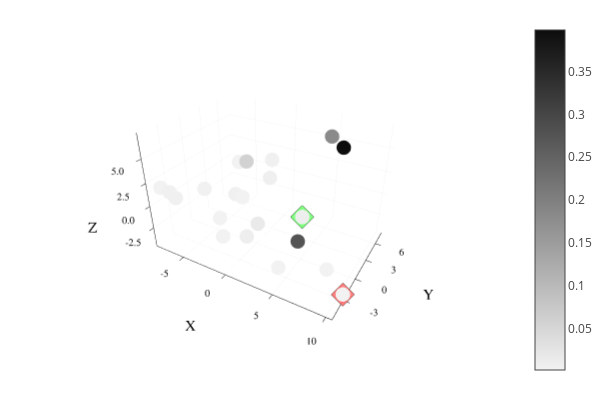

Here is the notebook cell this chart was saved with:
### Markdown cell above
#### Plot PCA with 3 components X,Y,Z-axes, and occupancy density as color

### Code cell
# 3D
plotlyjs()
plot()

scatter!(X,Y,Z,zcolor=occp,m=cgrad(:grays,rev=true),markerstrokewidth=0,markersize=2.5,legend=false)

plot!([X[1]],[Y[1]],[Z[1]], seriestype = :scatter, markersize=3,
        color=palette(:lighttest)[4],markershape=:diamond,opacity=0.8) # Green for Si
plot!([X[end]],[Y[end]],[Z[end]], seriestype = :scatter, markersize=3,
        color=palette(:lighttest)[7],markershape=:diamond,opacity=0.8) # Red for Sf

xlims!(minimum(X)*1.01,maximum(X)*1.01) 
ylims!(minimum(Y)*1.01,maximum(Y)*1.01)
zlims!(minimum(Z)*1.01,maximum(Z)*1.01)

plot!(xlabel="X", ylabel="Y", zlabel = "Z")

### Figure 1 — Plotly figure (JSON) as saved in the notebook; plotly's stock layout.template omitted (floating-point values rounded to 4 significant figures)
{"data": [{"colorbar": {"title": ""}, "legendgroup": "y1", "marker": {"color": "rgba(238, 238, 238, 1.000)", "line": {"color": "rgba(0, 0, 0, 1.000)", "width": 0}, "size": 5, "symbol": "circle"}, "mode": "markers", "name": "y1", "scene": "scene", "showlegend": true, "type": "scatter3d", "x": [4.648], "xaxis": "x", "y": [0.7328], "yaxis": "y", "z": [-0.3678], "zaxis": "z", "zmax": 0.3984, "zmin": 0.001972}, {"colorbar": {"title": ""}, "legendgroup": "y1", "marker": {"color": "rgba(241, 241, 241, 1.000)", "line": {"color": "rgba(0, 0, 0, 1.000)", "width": 0}, "size": 5, "symbol": "circle"}, "mode": "markers", "name": "y1", "scene": "scene", "showlegend": false, "type": "scatter3d", "x": [-2.655], "xaxis": "x", "y": [-4.124], "yaxis": "y", "z": [2.993], "zaxis": "z", "zmax": 0.3984, "zmin": 0.001972}, {"colorbar": {"title": ""}, "legendgroup": "y1", "marker": {"color": "rgba(242, 242, 242, 1.000)", "line": {"color": "rgba(0, 0, 0, 1.000)", "width": 0}, "size": 5, "symbol": "circle"}, "mode": "markers", "name": "y1", "scene": "scene", "showlegend": false, "type": "scatter3d", "x": [-2.656], "xaxis": "x", "y": [1.283], "yaxis": "y", "z": [3.296], "zaxis": "z", "zmax": 0.3984, "zmin": 0.001972}, {"colorbar": {"title": ""}, "legendgroup": "y1", "marker": {"color": "rgba(242, 242, 242, 1.000)", "line": {"color": "rgba(0, 0, 0, 1.000)", "width": 0}, "size": 5, "symbol": "circle"}, "mode": "markers", "name": "y1", "scene": "scene", "showlegend": false, "type": "scatter3d", "x": [-3.743], "xaxis": "x", "y": [3.156], "yaxis": "y", "z": [-2.018], "zaxis": "z", "zmax": 0.3984, "zmin": 0.001972}, {"colorbar": {"title": ""}, "legendgroup": "y1", "marker": {"color": "rgba(238, 238, 238, 1.000)", "line": {"color": "rgba(0, 0, 0, 1.000)", "width": 0}, "size": 5, "symbol": "circle"}, "mode": "markers", "name": "y1", "scene": "scene", "showlegend": false, "type": "scatter3d", "x": [-0.8464], "xaxis": "x", "y": [-0.513], "yaxis": "y", "z": [-3.867], "zaxis": "z", "zmax": 0.3984, "zmin": 0.001972}, {"colorbar": {"title": ""}, "legendgroup": "y1", "marker": {"color": "rgba(234, 234, 234, 1.000)", "line": {"color": "rgba(0, 0, 0, 1.000)", "width": 0}, "size": 5, "symbol": "circle"}, "mode": "markers", "name": "y1", "scene": "scene", "showlegend": false, "type": "scatter3d", "x": [0.04328], "xaxis": "x", "y": [0.2076], "yaxis": "y", "z": [-2.424], "zaxis": "z", "zmax": 0.3984, "zmin": 0.001972}, {"colorbar": {"title": ""}, "legendgroup": "y1", "marker": {"color": "rgba(84, 84, 84, 1.000)", "line": {"color": "rgba(0, 0, 0, 1.000)", "width": 0}, "size": 5, "symbol": "circle"}, "mode": "markers", "name": "y1", "scene": "scene", "showlegend": false, "type": "scatter3d", "x": [7.183], "xaxis": "x", "y": [-5.388], "yaxis": "y", "z": [1.848], "zaxis": "z", "zmax": 0.3984, "zmin": 0.001972}, {"colorbar": {"title": ""}, "legendgroup": "y1", "marker": {"color": "rgba(210, 210, 210, 1.000)", "line": {"color": "rgba(0, 0, 0, 1.000)", "width": 0}, "size": 5, "symbol": "circle"}, "mode": "markers", "name": "y1", "scene": "scene", "showlegend": false, "type": "scatter3d", "x": [2.634], "xaxis": "x", "y": [-5.224], "yaxis": "y", "z": [7.418], "zaxis": "z", "zmax": 0.3984, "zmin": 0.001972}, {"colorbar": {"title": ""}, "legendgroup": "y1", "marker": {"color": "rgba(240, 240, 240, 1.000)", "line": {"color": "rgba(0, 0, 0, 1.000)", "width": 0}, "size": 5, "symbol": "circle"}, "mode": "markers", "name": "y1", "scene": "scene", "showlegend": false, "type": "scatter3d", "x": [-5.819], "xaxis": "x", "y": [-5.229], "yaxis": "y", "z": [2.259], "zaxis": "z", "zmax": 0.3984, "zmin": 0.001972}, {"colorbar": {"title": ""}, "legendgroup": "y1", "marker": {"color": "rgba(13, 13, 13, 1.000)", "line": {"color": "rgba(0, 0, 0, 1.000)", "width": 0}, "size": 5, "symbol": "circle"}, "mode": "markers", "name": "y1", "scene": "scene", "showlegend": false, "type": "scatter3d", "x": [5.504], "xaxis": "x", "y": [8.042], "yaxis": "y", "z": [4.029], "zaxis": "z", "zmax": 0.3984, "zmin": 0.001972}, {"colorbar": {"title": ""}, "legendgroup": "y1", "marker": {"color": "rgba(138, 138, 138, 1.000)", "line": {"color": "rgba(0, 0, 0, 1.000)", "width": 0}, "size": 5, "symbol": "circle"}, "mode": "markers", "name": "y1", "scene": "scene", "showlegend": false, "type": "scatter3d", "x": [5.084], "xaxis": "x", "y": [5.626], "yaxis": "y", "z": [6.016], "zaxis": "z", "zmax": 0.3984, "zmin": 0.001972}, {"colorbar": {"title": ""}, "legendgroup": "y1", "marker": {"color": "rgba(239, 239, 239, 1.000)", "line": {"color": "rgba(0, 0, 0, 1.000)", "width": 0}, "size": 5, "symbol": "circle"}, "mode": "markers", "name": "y1", "scene": "scene", "showlegend": false, "type": "scatter3d", "x": [-1.942], "xaxis": "x", "y": [6.049], "yaxis": "y", "z": [-0.5104], "zaxis": "z", "zmax": 0.3984, "zmin": 0.001972}, {"colorbar": {"title": ""}, "legendgroup": "y1", "marker": {"color": "rgba(240, 240, 240, 1.000)", "line": {"color": "rgba(0, 0, 0, 1.000)", "width": 0}, "size": 5, "symbol": "circle"}, "mode": "markers", "name": "y1", "scene": "scene", "showlegend": false, "type": "scatter3d", "x": [-2.497], "xaxis": "x", "y": [7.492], "yaxis": "y", "z": [0.9616], "zaxis": "z", "zmax": 0.3984, "zmin": 0.001972}, {"colorbar": {"title": ""}, "legendgroup": "y1", "marker": {"color": "rgba(240, 240, 240, 1.000)", "line": {"color": "rgba(0, 0, 0, 1.000)", "width": 0}, "size": 5, "symbol": "circle"}, "mode": "markers", "name": "y1", "scene": "scene", "showlegend": false, "type": "scatter3d", "x": [-6.996], "xaxis": "x", "y": [-3.436], "yaxis": "y", "z": [0.3576], "zaxis": "z", "zmax": 0.3984, "zmin": 0.001972}, {"colorbar": {"title": ""}, "legendgroup": "y1", "marker": {"color": "rgba(240, 240, 240, 1.000)", "line": {"color": "rgba(0, 0, 0, 1.000)", "width": 0}, "size": 5, "symbol": "circle"}, "mode": "markers", "name": "y1", "scene": "scene", "showlegend": false, "type": "scatter3d", "x": [-6.507], "xaxis": "x", "y": [5.713], "yaxis": "y", "z": [-3.773], "zaxis": "z", "zmax": 0.3984, "zmin": 0.001972}, {"colorbar": {"title": ""}, "legendgroup": "y1", "marker": {"color": "rgba(242, 242, 242, 1.000)", "line": {"color": "rgba(0, 0, 0, 1.000)", "width": 0}, "size": 5, "symbol": "circle"}, "mode": "markers", "name": "y1", "scene": "scene", "showlegend": false, "type": "scatter3d", "x": [-1.738], "xaxis": "x", "y": [-3.438], "yaxis": "y", "z": [-0.1877], "zaxis": "z", "zmax": 0.3984, "zmin": 0.001972}, {"colorbar": {"title": ""}, "legendgroup": "y1", "marker": {"color": "rgba(242, 242, 242, 1.000)", "line": {"color": "rgba(0, 0, 0, 1.000)", "width": 0}, "size": 5, "symbol": "circle"}, "mode": "markers", "name": "y1", "scene": "scene", "showlegend": false, "type": "scatter3d", "x": [-8.415], "xaxis": "x", "y": [-3.856], "yaxis": "y", "z": [1.305], "zaxis": "z", "zmax": 0.3984, "zmin": 0.001972}, {"colorbar": {"title": ""}, "legendgroup": "y1", "marker": {"color": "rgba(242, 242, 242, 1.000)", "line": {"color": "rgba(0, 0, 0, 1.000)", "width": 0}, "size": 5, "symbol": "circle"}, "mode": "markers", "name": "y1", "scene": "scene", "showlegend": false, "type": "scatter3d", "x": [-3.621], "xaxis": "x", "y": [-0.8424], "yaxis": "y", "z": [-4.697], "zaxis": "z", "zmax": 0.3984, "zmin": 0.001972}, {"colorbar": {"title": ""}, "legendgroup": "y1", "marker": {"color": "rgba(242, 242, 242, 1.000)", "line": {"color": "rgba(0, 0, 0, 1.000)", "width": 0}, "size": 5, "symbol": "circle"}, "mode": "markers", "name": "y1", "scene": "scene", "showlegend": false, "type": "scatter3d", "x": [3.749], "xaxis": "x", "y": [-2.166], "yaxis": "y", "z": [-4.7], "zaxis": "z", "zmax": 0.3984, "zmin": 0.001972}, {"colorbar": {"title": ""}, "legendgroup": "y1", "marker": {"color": "rgba(242, 242, 242, 1.000)", "line": {"color": "rgba(0, 0, 0, 1.000)", "width": 0}, "size": 5, "symbol": "circle"}, "mode": "markers", "name": "y1", "scene": "scene", "showlegend": false, "type": "scatter3d", "x": [8.134], "xaxis": "x", "y": [-1.091], "yaxis": "y", "z": [-3.837], "zaxis": "z", "zmax": 0.3984, "zmin": 0.001972}, {"colorbar": {"title": ""}, "legendgroup": "y1", "marker": {"color": "rgba(242, 242, 242, 1.000)", "line": {"color": "rgba(0, 0, 0, 1.000)", "width": 0}, "size": 5, "symbol": "circle"}, "mode": "markers", "name": "y1", "scene": "scene", "showlegend": false, "type": "scatter3d", "x": [10.46], "xaxis": "x", "y": [-2.993], "yaxis": "y", "z": [-4.103], "zaxis": "z", "zmax": 0.3984, "zmin": 0.001972}, {"colorbar": {"title": ""}, "hoverinfo": "none", "marker": {"cmax": 0.3984, "cmin": 0.001972, "color": [0.5], "colorscale": [[0, "rgba(242, 242, 242, 1.000)"], [1, "rgba(13, 13, 13, 1.000)"]], "opacity": 1e-10, "showscale": true, "size": 1e-10}, "mode": "markers", "name": "y1", "scene": "scene", "showlegend": false, "type": "scatter3d", "x": [4.648], "xaxis": "x", "y": [0.7328], "yaxis": "y", "z": [-0.3678], "zaxis": "z", "zmax": 0.3984, "zmin": 0.001972}, {"colorbar": {"title": ""}, "legendgroup": "y2", "marker": {"color": "rgba(76, 204, 76, 0.800)", "line": {"color": "rgba(0, 0, 0, 0.800)", "width": 1}, "size": 6, "symbol": "diamond"}, "mode": "markers", "name": "y2", "scene": "scene", "showlegend": true, "type": "scatter3d", "x": [4.648], "xaxis": "x", "y": [0.7328], "yaxis": "y", "z": [-0.3678], "zaxis": "z", "zmax": 0.3984, "zmin": 0.001972}, {"colorbar": {"title": ""}, "legendgroup": "y3", "marker": {"color": "rgba(255, 76, 76, 0.800)", "line": {"color": "rgba(0, 0, 0, 0.800)", "width": 1}, "size": 6, "symbol": "diamond"}, "mode": "markers", "name": "y3", "scene": "scene", "showlegend": true, "type": "scatter3d", "x": [10.46], "xaxis": "x", "y": [-2.993], "yaxis": "y", "z": [-4.103], "zaxis": "z", "zmax": 0.3984, "zmin": 0.001972}], "layout": {"annotations": [], "height": 400, "margin": {"b": 20, "l": 0, "r": 0, "t": 20}, "paper_bgcolor": "rgba(255, 255, 255, 1.000)", "plot_bgcolor": "rgba(255, 255, 255, 1.000)", "scene": {"camera": {"eye": {"x": 1.126, "y": -1.95, "z": 1.3}}, "domain": {"x": [0.06165, 0.9934], "y": [0.07581, 0.9902]}, "xaxis": {"gridcolor": "rgba(0, 0, 0, 0.100)", "gridwidth": 0.5, "linecolor": "rgba(0, 0, 0, 1.000)", "mirror": false, "range": [-8.499, 10.56], "showgrid": true, "showline": true, "showticklabels": true, "tickangle": 0, "tickcolor": "rgb(0, 0, 0)", "tickfont": {"color": "rgba(0, 0, 0, 1.000)", "family": "sans-serif", "size": 11}, "tickmode": "array", "ticks": "inside", "ticktext": ["-5", "0", "5", "10"], "tickvals": [-5, 0, 5, 10], "title": "X", "titlefont": {"color": "rgba(0, 0, 0, 1.000)", "family": "sans-serif", "size": 15}, "type": "-", "visible": true, "zeroline": false, "zerolinecolor": "rgba(0, 0, 0, 1.000)"}, "yaxis": {"gridcolor": "rgba(0, 0, 0, 0.100)", "gridwidth": 0.5, "linecolor": "rgba(0, 0, 0, 1.000)", "mirror": false, "range": [-5.442, 8.123], "showgrid": true, "showline": true, "showticklabels": true, "tickangle": 0, "tickcolor": "rgb(0, 0, 0)", "tickfont": {"color": "rgba(0, 0, 0, 1.000)", "family": "sans-serif", "size": 11}, "tickmode": "array", "ticks": "inside", "ticktext": ["-3", "0", "3", "6"], "tickvals": [-3, 0, 3, 6], "title": "Y", "titlefont": {"color": "rgba(0, 0, 0, 1.000)", "family": "sans-serif", "size": 15}, "type": "-", "visible": true, "zeroline": false, "zerolinecolor": "rgba(0, 0, 0, 1.000)"}, "zaxis": {"gridcolor": "rgba(0, 0, 0, 0.100)", "gridwidth": 0.5, "linecolor": "rgba(0, 0, 0, 1.000)", "mirror": false, "range": [-4.747, 7.492], "showgrid": true, "showline": true, "showticklabels": true, "tickangle": 0, "tickcolor": "rgb(0, 0, 0)", "tickfont": {"color": "rgba(0, 0, 0, 1.000)", "family": "sans-serif", "size": 11}, "tickmode": "array", "ticks": "inside", "ticktext": ["-2.5", "0.0", "2.5", "5.0"], "tickvals": [-2.5, 0, 2.5, 5], "title": "Z", "titlefont": {"color": "rgba(0, 0, 0, 1.000)", "family": "sans-serif", "size": 15}, "type": "-", "visible": true, "zeroline": false, "zerolinecolor": "rgba(0, 0, 0, 1.000)"}}, "showlegend": false, "width": 600}}
